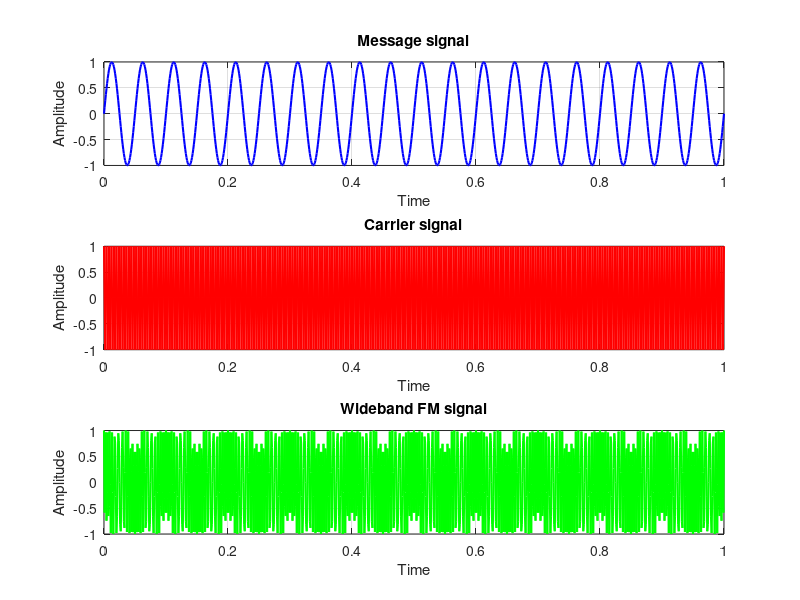

The MATLAB source for this figure:
% MATLAB code to generate the wideband FM signal
clc;	 % Clears the Command Window
clear all; % Clears the Workspace
close all; % Closes all the Windows opened by the program

% Time sampling where Step Size = 0.001
t = 0:0.001:1;

fm = 20; % frequency of the Message signal
fc = 250; % frequency of the Carrier signal

% Take the user input for the Frequency Modulation Index (b)
% (b) must be greater than 1
b = input("Enter the value of b (>1): ");

% Define the Message signal
% here its a Sine wave
msg = sin(2*pi*fm*t);

% Define the Carrier signal
% here it is a Cosine wave
crr = cos(2*pi*fc*t);

% Wideband FM Signal generation
wb_fm = cos((2*pi*fc*t)+(b*sin(2*pi*fm*t)));

% Plot all the three signals
figure('Name','Wideband FM Signal Generation');

% Message Signal
subplot(3,1,1);
plot(t, msg, 'b', 'Linewidth', 1.5);
title('Message signal');
xlabel('Time')
ylabel('Amplitude')
grid on;

% Carrier Signal
subplot(3,1,2);
plot(t, crr, 'r', 'Linewidth', 1.5);
title('Carrier signal');
xlabel('Time')
ylabel('Amplitude')
grid on;

% Wideband FM Signal
subplot(3,1,3);
plot(t, wb_fm, 'g', 'Linewidth', 1.5);
title('Wideband FM signal');
xlabel('Time')
ylabel('Amplitude')
grid on;
